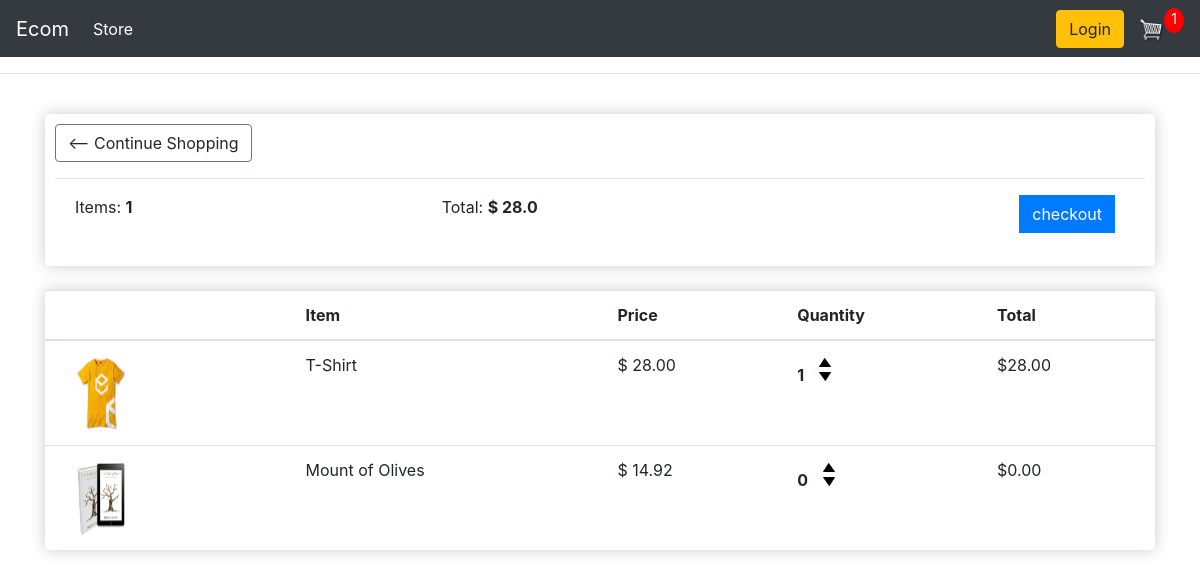
The app's page /cart/ (signed in) with its own data.
### store/models.py (models this page shows, shortened)
class Order(models.Model):
    customer = models.ForeignKey(Customer, on_delete=models.SET_NULL, null=True, blank=True)
    date_ordered = models.DateTimeField(auto_now_add=True)
    completed = models.BooleanField(default=False)
    transaction_id = models.FloatField(max_length=100, null=True)
    @property
    def total_item(self):
        orderitems = self.orderitem_set.all()
        total = sum([item.quantity for item in orderitems])
        return total
    @property
    def total_cost(self):
        orderitems = self.orderitem_set.all()
        total = sum([item.get_total for item in orderitems])
        return total

class OrderItem(models.Model):
    product = models.ForeignKey(Product, null=True, on_delete=models.SET_NULL)
    order = models.ForeignKey(Order, on_delete=models.SET_NULL, null=True)
    quantity = models.IntegerField(default= 0, null=True, blank=True)
    date_added = models.DateTimeField(auto_now_add=True)
    @property
    def get_total(self):
        total = self.quantity * self.product.price
        return total

class Product(models.Model):
    name = models.CharField(max_length=200)
    price = models.FloatField()
    digital = models.BooleanField(default=False, null=True, blank=True)
    image = models.ImageField(blank=True, null=True)
    @property
    def imageUrl(self):
        try:
            url = self.image.url
        except:
            url = ''
        return url

### store/views.py (the view)
# urls.py: path('cart/', views.cart, name='cart'),
def cart(request):
    if request.user.is_authenticated:
        customer = request.user.customer
        order, created = Order.objects.get_or_create(customer=customer, completed=False)
        items = order.orderitem_set.all()
        cartItems = order.total_item
    else:
        items = []
        order = {'total_item':0, 'total_cost':0, 'shipping':False}
        cartItems = order['total_item']
    context = {
        'items':items,
        'order':order,
        'cartItems':cartItems
    }
    return render(request, 'store/cart.html', context)

### store/templates/store/cart.html (shortened to what this page needs)
{% extends 'store/main.html' %}
{% load static %}
{% block content %}
  <div class="container boxes" >
    <a class="btn btn-outline-secondary"> <--  Continue Shopping</a>
    <hr>
    <div class="row" style="margin-top: 10px;">
      <div class="col" style="margin-left: 20px;" >
        Items: <b> {{ order.total_item }} </b>
      </div>
      <div class="col">
        Total: <b>$ {{ order.total_cost }}</b>
      </div>
      <div class="col" >
        <a href="{% url 'checkout' %}" class="btn btn-primary" style="margin-bottom: 23px; float: right; margin-right: 30px; border-radius: 0px; " >checkout</a>
      </div>
    </div>
  </div><br>
    <table class="table boxes" >
      <thead>
        <tr>
          <th scope="col"></th>
          <th scope="col">Item</th>
          <th scope="col">Price</th>
          <th scope="col">Quantity</th>
          <th scope="col">Total</th>
        </tr>
      </thead>
      <tbody>
        <tr>
          {% for item in items %}
          <td> <img src="{{ item.product.imageUrl }}" alt="" width="90" height="80"> </td>
          <td>{{ item.product.name }}</td>
          <td>$ {{ item.product.price|floatformat:2 }}</td>
          <td >
            <div style="flex:1">
              <p class="quantity">{{ item.quantity }}</p>
              <div class="quantity ">
                <img class="chg-quantity update-cart" data-product={{item.product.id}} data-action="add" src="{% static  'images/arrow-up.png' %}">
                <img class="chg-quantity update-cart" data-product={{item.product.id}} data-action="remove" src="{% static  'images/arrow-down.png' %}">
              </div>
            </div>
          </div>
        </td>
          <td>${{ item.get_total|floatformat:2 }}</td>
        </tr>
        <tr>
        {% endfor %}
{% endblock content %}

### static/css/main.css (style rules this page uses)
body { background-color: hsl(0, 0%, 98%); }
.btn { border-radius: 0; }
.quantity { display: inline-block; font-weight: 700; padding-right:10px; }
.chg-quantity { width: 12px; cursor: pointer; display: block; margin-top: 5px; transition:.1s; }

### store/templates/store/cart.html (style rules this page uses)
.boxes { box-shadow:hsl(0, 0%, 80%) 0 0 16px; background-color: #fff; border-radius: 4px; padding: 10px; }

### records on screen
Order: total_item "1", total_cost "28.0"
OrderItem: product.imageUrl (picture), product.name "T-Shirt", product.price "28.00", quantity "1", get_total "28.00"
OrderItem: product.imageUrl (picture), product.name "Mount of Olives", product.price "14.92", quantity "0", get_total "0.00"

### other values on screen
{{ cartItems }} "1"
